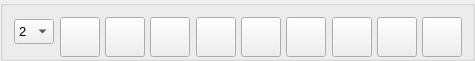
          <widget class="QGroupBox" name="groupBox_painting">
           <property name="enabled">
            <bool>true</bool>
           </property>
           <property name="minimumSize">
            <size>
             <width>475</width>
             <height>61</height>
            </size>
           </property>
           <property name="maximumSize">
            <size>
             <width>471</width>
             <height>61</height>
            </size>
           </property>
           <property name="title">
            <string/>
           </property>
           <layout class="QGridLayout" name="gridLayout_4">
            <item row="0" column="4">
             <widget class="QPushButton" name="pushButton_remove_actions">
              <property name="enabled">
               <bool>true</bool>
              </property>
              <property name="sizePolicy">
               <sizepolicy hsizetype="Fixed" vsizetype="Fixed">
                <horstretch>0</horstretch>
                <verstretch>0</verstretch>
               </sizepolicy>
              </property>
              <property name="minimumSize">
               <size>
                <width>40</width>
                <height>40</height>
               </size>
              </property>
              <property name="maximumSize">
               <size>
                <width>40</width>
                <height>40</height>
               </size>
              </property>
              <property name="focusPolicy">
               <enum>Qt::ClickFocus</enum>
              </property>
              <property name="toolTip">
               <string>Ctrl + Q</string>
              </property>
              <property name="statusTip">
               <string>Удаление всех действий игроков (Ctrl + Q)</string>
              </property>
              <property name="text">
               <string/>
              </property>
              <property name="iconSize">
               <size>
                <width>35</width>
                <height>35</height>
               </size>
              </property>
              <property name="shortcut">
               <string>Ctrl+Q</string>
              </property>
             </widget>
            </item>
            <item row="0" column="1">
             <widget class="QPushButton" name="pushButton_route">
              <property name="enabled">
               <bool>true</bool>
              </property>
              <property name="sizePolicy">
               <sizepolicy hsizetype="Fixed" vsizetype="Fixed">
                <horstretch>0</horstretch>
                <verstretch>0</verstretch>
               </sizepolicy>
              </property>
              <property name="minimumSize">
               <size>
                <width>40</width>
                <height>40</height>
               </size>
              </property>
              <property name="maximumSize">
               <size>
                <width>40</width>
                <height>40</height>
               </size>
              </property>
              <property name="focusPolicy">
               <enum>Qt::ClickFocus</enum>
              </property>
              <property name="toolTip">
               <string>Q</string>
              </property>
              <property name="statusTip">
               <string>Рисование маршрута (Q)</string>
              </property>
              <property name="text">
               <string/>
              </property>
              <property name="iconSize">
               <size>
                <width>35</width>
                <height>35</height>
               </size>
              </property>
              <property name="shortcut">
               <string>Q</string>
              </property>
              <property name="checkable">
               <bool>true</bool>
              </property>
             </widget>
            </item>
            <item row="0" column="2">
             <widget class="QPushButton" name="pushButton_block">
              <property name="enabled">
               <bool>true</bool>
              </property>
              <property name="sizePolicy">
               <sizepolicy hsizetype="Fixed" vsizetype="Fixed">
                <horstretch>0</horstretch>
                <verstretch>0</verstretch>
               </sizepolicy>
              </property>
              <property name="minimumSize">
               <size>
                <width>40</width>
                <height>40</height>
               </size>
              </property>
              <property name="maximumSize">
               <size>
                <width>40</width>
                <height>40</height>
               </size>
              </property>
              <property name="focusPolicy">
               <enum>Qt::ClickFocus</enum>
              </property>
              <property name="toolTip">
               <string>W</string>
              </property>
              <property name="statusTip">
               <string>Рисование блока (W)</string>
              </property>
              <property name="text">
               <string/>
              </property>
              <property name="iconSize">
               <size>
                <width>35</width>
                <height>35</height>
               </size>
              </property>
              <property name="shortcut">
               <string>W</string>
              </property>
              <property name="checkable">
               <bool>true</bool>
              </property>
             </widget>
            </item>
            <item row="0" column="3">
             <widget class="QPushButton" name="pushButton_motion">
              <property name="enabled">
               <bool>true</bool>
              </property>
              <property name="sizePolicy">
               <sizepolicy hsizetype="Fixed" vsizetype="Fixed">
                <horstretch>0</horstretch>
                <verstretch>0</verstretch>
               </sizepolicy>
              </property>
              <property name="minimumSize">
               <size>
                <width>40</width>
                <height>40</height>
               </size>
              </property>
              <property name="maximumSize">
               <size>
                <width>40</width>
                <height>40</height>
               </size>
              </property>
              <property name="focusPolicy">
               <enum>Qt::ClickFocus</enum>
              </property>
              <property name="toolTip">
               <string>E</string>
              </property>
              <property name="statusTip">
               <string>Рисование моушена (E)</string>
              </property>
              <property name="text">
               <string/>
              </property>
              <property name="iconSize">
               <size>
                <width>35</width>
                <height>35</height>
               </size>
              </property>
              <property name="shortcut">
               <string>E</string>
              </property>
              <property name="checkable">
               <bool>true</bool>
              </property>
             </widget>
            </item>
            <item row="0" column="9">
             <widget class="QPushButton" name="pushButton_remove_pencil">
              <property name="enabled">
               <bool>true</bool>
              </property>
              <property name="sizePolicy">
               <sizepolicy hsizetype="Fixed" vsizetype="Fixed">
                <horstretch>0</horstretch>
                <verstretch>0</verstretch>
               </sizepolicy>
              </property>
              <property name="minimumSize">
               <size>
                <width>40</width>
                <height>40</height>
               </size>
              </property>
              <property name="maximumSize">
               <size>
                <width>40</width>
                <height>40</height>
               </size>
              </property>
              <property name="focusPolicy">
               <enum>Qt::ClickFocus</enum>
              </property>
              <property name="toolTip">
               <string>Ctrl + F</string>
              </property>
              <property name="statusTip">
               <string>Удаление карандаша (Ctrl + F)</string>
              </property>
              <property name="text">
               <string/>
              </property>
              <property name="iconSize">
               <size>
                <width>35</width>
                <height>35</height>
               </size>
              </property>
              <property name="shortcut">
               <string>Ctrl+F</string>
              </property>
              <property name="checkable">
               <bool>false</bool>
              </property>
             </widget>
            </item>
            <item row="0" column="5">
             <widget class="QPushButton" name="pushButton_rectangle">
              <property name="enabled">
               <bool>true</bool>
              </property>
              <property name="sizePolicy">
               <sizepolicy hsizetype="Fixed" vsizetype="Fixed">
                <horstretch>0</horstretch>
                <verstretch>0</verstretch>
               </sizepolicy>
              </property>
              <property name="minimumSize">
               <size>
                <width>40</width>
                <height>40</height>
               </size>
              </property>
              <property name="maximumSize">
               <size>
                <width>40</width>
                <height>40</height>
               </size>
              </property>
              <property name="focusPolicy">
               <enum>Qt::ClickFocus</enum>
              </property>
              <property name="toolTip">
               <string>R</string>
              </property>
              <property name="statusTip">
               <string>Рисование прямоугольника (R)</string>
              </property>
              <property name="text">
               <string/>
              </property>
              <property name="iconSize">
               <size>
                <width>35</width>
                <height>35</height>
               </size>
              </property>
              <property name="shortcut">
               <string>R</string>
              </property>
              <property name="checkable">
               <bool>true</bool>
              </property>
             </widget>
            </item>
            <item row="0" column="7">
             <widget class="QPushButton" name="pushButton_remove_figures">
              <property name="enabled">
               <bool>true</bool>
              </property>
              <property name="sizePolicy">
               <sizepolicy hsizetype="Fixed" vsizetype="Fixed">
                <horstretch>0</horstretch>
                <verstretch>0</verstretch>
               </sizepolicy>
              </property>
              <property name="minimumSize">
               <size>
                <width>40</width>
                <height>40</height>
               </size>
              </property>
              <property name="maximumSize">
               <size>
                <width>40</width>
                <height>40</height>
               </size>
              </property>
              <property name="focusPolicy">
               <enum>Qt::ClickFocus</enum>
              </property>
              <property name="toolTip">
               <string>Ctrl + R</string>
              </property>
              <property name="statusTip">
               <string>Удаление всех фигур (Ctrl + R)</string>
              </property>
              <property name="text">
               <string/>
              </property>
              <property name="iconSize">
               <size>
                <width>35</width>
                <height>35</height>
               </size>
              </property>
              <property name="shortcut">
               <string>Ctrl+R</string>
              </property>
              <property name="checkable">
               <bool>false</bool>
              </property>
             </widget>
            </item>
            <item row="0" column="6">
             <widget class="QPushButton" name="pushButton_ellipse">
              <property name="enabled">
               <bool>true</bool>
              </property>
              <property name="sizePolicy">
               <sizepolicy hsizetype="Fixed" vsizetype="Fixed">
                <horstretch>0</horstretch>
                <verstretch>0</verstretch>
               </sizepolicy>
              </property>
              <property name="minimumSize">
               <size>
                <width>40</width>
                <height>40</height>
               </size>
              </property>
              <property name="maximumSize">
               <size>
                <width>40</width>
                <height>40</height>
               </size>
              </property>
              <property name="focusPolicy">
               <enum>Qt::ClickFocus</enum>
              </property>
              <property name="toolTip">
               <string>T</string>
              </property>
              <property name="statusTip">
               <string>Рисование эллипса (T)</string>
              </property>
              <property name="text">
               <string/>
              </property>
              <property name="iconSize">
               <size>
                <width>35</width>
                <height>35</height>
               </size>
              </property>
              <property name="shortcut">
               <string>T</string>
              </property>
              <property name="checkable">
               <bool>true</bool>
              </property>
             </widget>
            </item>
            <item row="0" column="8">
             <widget class="QPushButton" name="pushButton_pencil">
              <property name="enabled">
               <bool>true</bool>
              </property>
              <property name="sizePolicy">
               <sizepolicy hsizetype="Fixed" vsizetype="Fixed">
                <horstretch>0</horstretch>
                <verstretch>0</verstretch>
               </sizepolicy>
              </property>
              <property name="minimumSize">
               <size>
                <width>40</width>
                <height>40</height>
               </size>
              </property>
              <property name="maximumSize">
               <size>
                <width>40</width>
                <height>40</height>
               </size>
              </property>
              <property name="focusPolicy">
               <enum>Qt::ClickFocus</enum>
              </property>
              <property name="toolTip">
               <string>F</string>
              </property>
              <property name="statusTip">
               <string>Рисование карандашом (F)</string>
              </property>
              <property name="text">
               <string/>
              </property>
              <property name="iconSize">
               <size>
                <width>35</width>
                <height>35</height>
               </size>
              </property>
              <property name="shortcut">
               <string>F</string>
              </property>
              <property name="checkable">
               <bool>true</bool>
              </property>
             </widget>
            </item>
            <item row="0" column="0">
             <widget class="QComboBox" name="comboBox_line_thickness">
              <property name="enabled">
               <bool>true</bool>
              </property>
              <property name="sizePolicy">
               <sizepolicy hsizetype="Fixed" vsizetype="Fixed">
                <horstretch>0</horstretch>
                <verstretch>0</verstretch>
               </sizepolicy>
              </property>
              <property name="minimumSize">
               <size>
                <width>40</width>
                <height>25</height>
               </size>
              </property>
              <property name="maximumSize">
               <size>
                <width>40</width>
                <height>25</height>
               </size>
              </property>
              <property name="font">
               <font>
                <pointsize>10</pointsize>
               </font>
              </property>
              <property name="focusPolicy">
               <enum>Qt::ClickFocus</enum>
              </property>
              <property name="statusTip">
               <string>Толщина линий</string>
              </property>
              <property name="currentIndex">
               <number>0</number>
              </property>
              <item>
               <property name="text">
                <string>2</string>
               </property>
              </item>
              <item>
               <property name="text">
                <string>3</string>
               </property>
              </item>
              <item>
               <property name="text">
                <string>4</string>
               </property>
              </item>
              <item>
               <property name="text">
                <string>5</string>
               </property>
              </item>
              <item>
               <property name="text">
                <string>6</string>
               </property>
              </item>
             </widget>
            </item>
           </layout>
          </widget>
